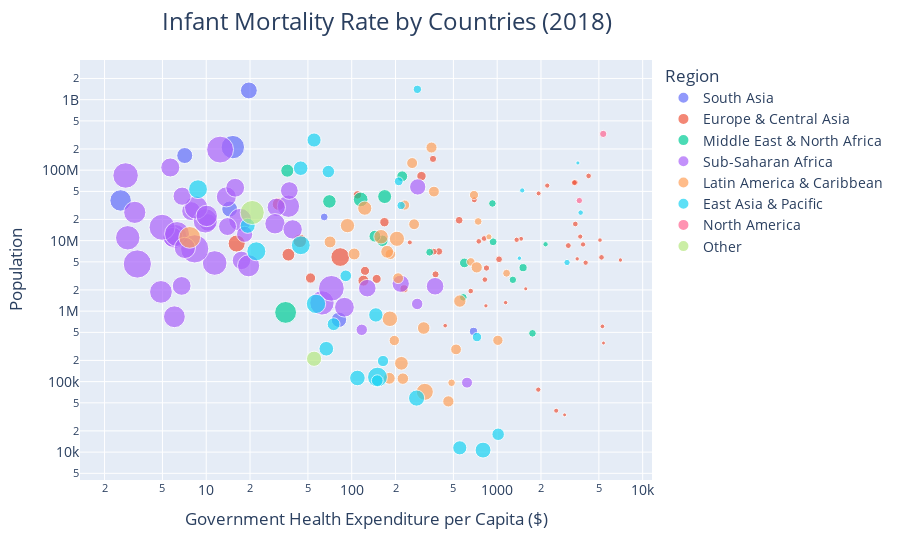

Source (notebook cell):
### Markdown cell above
### Effect of government health expenditure per capita and population on infant mortality
The infant mortality rate may serve as benchmarks of health wellness and welfare. There should be a correlation between how much the government spends on people's health and the mortality rate. Let's find out.

### Code cell
# Create and Merge all necessary columns 
df_mortality_countries = df_rearrange(df_data, 'Mortality rate, infant (per 1,000 live births)', countries)
df_mortality_countries.rename(columns={"value":"Mortality"}, inplace=True)

df_health_expenditure = df_rearrange(df_data, 'Domestic general government health expenditure per capita (current US$)', countries)
df_health_expenditure.rename(columns={"value":"Expenditure ($)"}, inplace=True)

df_population = df_rearrange(df_data, 'Population, total', countries)
df_population.rename(columns={"value":"Population"}, inplace=True)

df_merged = df_mortality_countries.merge(df_health_expenditure, on=['Year','Region'], how='left') \
        .merge(df_population, on=['Year','Region'], how='left')

# Only select year 2018
df_res = df_merged[df_merged["Year"] == "2018"]

# Drop any rows with NaN
df_res.dropna(inplace=True)

# Change region column into country column
df_res.rename(columns={"Region":"Country"}, inplace=True)

# Add region(continent) for each country
df_country_region = df_country[['Table Name','Region']]
df_country_region.rename(columns={'Table Name':'Country'}, inplace=True)
df_res = df_res.merge(df_country_region, on=['Country'],how='left')
df_res['Region'].fillna("Other", inplace=True)

# Convert into float values
df_res.loc[:,'Mortality'] = df_res['Mortality'].astype('float64')

# Plot
fig = px.scatter(df_res, x="Expenditure ($)", y="Population", size="Mortality", 
                 hover_name="Country", color="Region", log_x=True, log_y=True)

fig.update_layout(
    title="Infant Mortality Rate by Countries (2018)",
    title_x=0.43, 
    title_font_size=24,
    xaxis_title="Government Health Expenditure per Capita ($)",
    yaxis_title="Population",
    font=dict(
        size=14,
    )
)

fig.show()

### Figure 1 — Plotly figure (JSON) as saved in the notebook; plotly's stock layout.template omitted (floating-point values rounded to 4 significant figures)
{"data": [{"hovertemplate": "<b>%{hovertext}</b><br><br>Region=South Asia<br>Expenditure ($)=%{x}<br>Population=%{y}<br>Mortality=%{marker.size}<extra></extra>", "hovertext": ["Afghanistan", "Bangladesh", "Bhutan", "India", "Maldives", "Nepal", "Pakistan", "Sri Lanka"], "legendgroup": "South Asia", "marker": {"color": "#636efa", "size": [48, 26.7, 24.7, 29.7, 7, 26.5, 57.2, 6.4], "sizemode": "area", "sizeref": 0.2085, "symbol": "circle"}, "mode": "markers", "name": "South Asia", "orientation": "v", "showlegend": true, "type": "scatter", "x": [2.578, 7.116, 81.73, 19.63, 687.5, 14.49, 15.24, 64.71], "xaxis": "x", "y": [37171922, 161376713, 754396, 1352642283, 515704, 28095712, 212228288, 21670000], "yaxis": "y"}, {"hovertemplate": "<b>%{hovertext}</b><br><br>Region=Europe & Central Asia<br>Expenditure ($)=%{x}<br>Population=%{y}<br>Mortality=%{marker.size}<extra></extra>", "hovertext": ["Albania", "Andorra", "Armenia", "Austria", "Azerbaijan", "Belarus", "Belgium", "Bosnia and Herzegovina", "Bulgaria", "Croatia", "Cyprus", "Czech Republic", "Denmark", "Estonia", "Finland", "France", "Georgia", "Germany", "Greece", "Hungary", "Iceland", "Ireland", "Italy", "Kazakhstan", "Kyrgyz Republic", "Latvia", "Lithuania", "Luxembourg", "Moldova", "Monaco", "Montenegro", "Netherlands", "North Macedonia", "Norway", "Poland", "Portugal", "Romania", "Russian Federation", "San Marino", "Serbia", "Slovak Republic", "Slovenia", "Spain", "Sweden", "Switzerland", "Tajikistan", "Turkey", "Turkmenistan", "Ukraine", "United Kingdom", "Uzbekistan"], "legendgroup": "Europe & Central Asia", "marker": {"color": "#EF553B", "size": [8.5, 2.9, 11, 2.9, 19.3, 2.6, 2.8, 5.2, 5.9, 4.1, 1.9, 2.5, 3.3, 2, 2, 3.7, 8.7, 3.3, 3.5, 3.3, 1.6, 2.9, 2.8, 9.2, 17.1, 3.3, 3.3, 2.3, 12.6, 2.6, 2.2, 3.4, 6.8, 2, 3.8, 3, 6.2, 5.4, 1.6, 4.8, 4.8, 1.7, 2.6, 2.2, 3.6, 30.4, 9.2, 36.6, 7.4, 3.7, 16.5], "sizemode": "area", "sizeref": 0.2085, "symbol": "circle"}, "mode": "markers", "name": "Europe & Central Asia", "orientation": "v", "showlegend": true, "type": "scatter", "x": [148.4, 1917.0, 52.11, 3893.0, 43.97, 250.8, 3723.0, 376.9, 397.6, 843.9, 836.5, 1460.0, 5215.0, 1143.0, 3547.0, 3441.0, 123.4, 4251.0, 813.7, 747.5, 5380.0, 4056.0, 2209.0, 167.8, 36.72, 657.8, 822.8, 5288.0, 120.4, 2545.0, 439.0, 3445.0, 228.8, 7030.0, 695.7, 1361.0, 547.7, 362.1, 2907.0, 366.4, 1030.0, 1571.0, 1926.0, 5090.0, 3082.0, 16.18, 301.7, 83.39, 109.5, 3392.0, 31.4], "xaxis": "x", "y": [2866376, 77008, 2951741, 8840521, 9939771, 9438785, 11427054, 3323929, 7025037, 4087843, 1189262, 10629928, 5793636, 1321977, 5515525, 67101930, 3726549, 82905782, 10732882, 9775564, 352721, 4867316, 60421760, 18276452, 6322800, 1927174, 2801543, 607950, 2708214, 38682, 622227, 17231624, 2076217, 5311916, 37974750, 10283822, 19473970, 144477859, 33784, 6982604, 5446771, 2073894, 46797754, 10175214, 8514329, 9100847, 82340090, 5850902, 44622518, 66460344, 32956100], "yaxis": "y"}, {"hovertemplate": "<b>%{hovertext}</b><br><br>Region=Middle East & North Africa<br>Expenditure ($)=%{x}<br>Population=%{y}<br>Mortality=%{marker.size}<extra></extra>", "hovertext": ["Algeria", "Bahrain", "Djibouti", "Egypt, Arab Rep.", "Iran, Islamic Rep.", "Iraq", "Israel", "Jordan", "Kuwait", "Lebanon", "Malta", "Morocco", "Oman", "Qatar", "Saudi Arabia", "Tunisia", "United Arab Emirates"], "legendgroup": "Middle East & North Africa", "marker": {"color": "#00cc96", "size": [20.4, 6.1, 49.8, 17.9, 12.4, 22.5, 3, 13.8, 6.9, 6.4, 6.1, 19.1, 9.8, 5.8, 6, 14.6, 6.5], "sizemode": "area", "sizeref": 0.2085, "symbol": "circle"}, "mode": "markers", "name": "Middle East & North Africa", "orientation": "v", "showlegend": true, "type": "scatter", "x": [168.4, 584.9, 35.12, 36.07, 222.4, 115.2, 2151.0, 162.4, 1507.0, 343.4, 1748.0, 70.25, 594.5, 1282.0, 927.0, 144.3, 937.4], "xaxis": "x", "y": [42228415, 1569440, 958923, 98423602, 81800204, 38433604, 8882800, 9965322, 4137314, 6859408, 484630, 36029089, 4829476, 2781682, 33702757, 11565203, 9630966], "yaxis": "y"}, {"hovertemplate": "<b>%{hovertext}</b><br><br>Region=Sub-Saharan Africa<br>Expenditure ($)=%{x}<br>Population=%{y}<br>Mortality=%{marker.size}<extra></extra>", "hovertext": ["Angola", "Benin", "Botswana", "Burkina Faso", "Burundi", "Cabo Verde", "Cameroon", "Central African Republic", "Chad", "Comoros", "Congo, Dem. Rep.", "Congo, Rep.", "Equatorial Guinea", "Eswatini", "Ethiopia", "Gabon", "Gambia, The", "Ghana", "Guinea", "Guinea-Bissau", "Kenya", "Lesotho", "Liberia", "Madagascar", "Malawi", "Mali", "Mauritania", "Mauritius", "Mozambique", "Namibia", "Niger", "Nigeria", "Rwanda", "Senegal", "Seychelles", "Sierra Leone", "South Africa", "South Sudan", "Sudan", "Tanzania", "Togo", "Uganda", "Zambia", "Zimbabwe"], "legendgroup": "Sub-Saharan Africa", "marker": {"color": "#ab63fa", "size": [51.9, 60.4, 32.3, 55.3, 41.2, 13.6, 51.6, 83.4, 70.8, 49.7, 67.9, 35.7, 62.2, 40.7, 37.9, 32.2, 36.8, 35, 65.1, 54, 32.8, 69.1, 63.3, 37.5, 32.1, 61.8, 51.4, 13.7, 56.4, 31.2, 47.9, 75.7, 27.3, 33.6, 12.5, 83.4, 27.8, 62.4, 42, 37, 47, 34.6, 43.4, 39.3], "sizemode": "area", "sizeref": 0.2085, "symbol": "circle"}, "mode": "markers", "name": "Sub-Saharan Africa", "orientation": "v", "showlegend": true, "type": "scatter", "x": [36.74, 6.091, 374.2, 17.11, 5.904, 117.2, 3.227, 3.361, 4.971, 6.04, 2.791, 17.46, 62.44, 89.13, 5.661, 128.0, 6.778, 30.3, 6.299, 4.883, 37.24, 72.46, 11.43, 7.879, 10.25, 9.863, 19.55, 281.9, 8.524, 217.2, 10.08, 12.45, 18.35, 14.0, 620.4, 8.332, 284.3, 2.887, 13.75, 15.81, 7.13, 6.829, 29.7, 39.25], "xaxis": "x", "y": [30809787, 11485035, 2254067, 19751466, 11175379, 543764, 25216261, 4666375, 15477727, 832322, 84068092, 5244363, 1308966, 1136274, 109224410, 2119275, 2280092, 29767108, 12414292, 1874304, 51392570, 2108327, 4818976, 26262313, 18143215, 19077755, 4403312, 1265303, 29496009, 2448300, 22442831, 195874685, 12301969, 15854324, 96762, 7650149, 57792520, 10975924, 41801532, 56313444, 7889095, 42729032, 17351714, 14438812], "yaxis": "y"}, {"hovertemplate": "<b>%{hovertext}</b><br><br>Region=Latin America & Caribbean<br>Expenditure ($)=%{x}<br>Population=%{y}<br>Mortality=%{marker.size}<extra></extra>", "hovertext": ["Antigua and Barbuda", "Argentina", "Bahamas, The", "Barbados", "Belize", "Bolivia", "Brazil", "Chile", "Colombia", "Costa Rica", "Cuba", "Dominica", "Dominican Republic", "Ecuador", "El Salvador", "Grenada", "Guatemala", "Guyana", "Haiti", "Honduras", "Jamaica", "Mexico", "Nicaragua", "Panama", "Paraguay", "Peru", "St. Kitts and Nevis", "St. Lucia", "St. Vincent and the Grenadines", "Suriname", "Trinidad and Tobago", "Uruguay", "Venezuela, RB"], "legendgroup": "Latin America & Caribbean", "marker": {"color": "#FFA15A", "size": [6, 8.7, 11.1, 12.1, 11.2, 22, 12.8, 6.2, 12.2, 7.5, 3.9, 30.3, 24.1, 12.3, 11.8, 14.7, 21.4, 25.2, 49.4, 14.9, 12.3, 12.6, 14.9, 13.2, 17.2, 10.7, 13.2, 19.7, 13.8, 16.6, 16.1, 6.5, 21], "sizemode": "area", "sizeref": 0.2085, "symbol": "circle"}, "mode": "markers", "name": "Latin America & Caribbean", "orientation": "v", "showlegend": true, "type": "scatter", "x": [485.8, 692.6, 1011.0, 521.4, 196.2, 159.1, 353.5, 740.0, 367.5, 658.5, 877.4, 318.1, 204.5, 268.4, 184.2, 181.3, 93.49, 182.9, 7.697, 70.96, 208.4, 260.2, 103.9, 723.2, 175.2, 231.1, 461.7, 219.6, 224.7, 312.6, 553.7, 1160.0, 122.9], "xaxis": "x", "y": [96282, 44494502, 385635, 286640, 383071, 11353140, 209469320, 18729166, 49661056, 4999443, 11338146, 71626, 10627147, 17084359, 6420740, 111449, 16346950, 779007, 11123183, 9587523, 2934853, 126190782, 6465502, 4176868, 6956069, 31989265, 52438, 181890, 110210, 575987, 1389841, 3449290, 28887117], "yaxis": "y"}, {"hovertemplate": "<b>%{hovertext}</b><br><br>Region=East Asia & Pacific<br>Expenditure ($)=%{x}<br>Population=%{y}<br>Mortality=%{marker.size}<extra></extra>", "hovertext": ["Australia", "Brunei Darussalam", "Cambodia", "China", "Fiji", "Indonesia", "Japan", "Kiribati", "Korea, Rep.", "Lao PDR", "Malaysia", "Marshall Islands", "Micronesia, Fed. Sts.", "Mongolia", "Myanmar", "Nauru", "New Zealand", "Palau", "Papua New Guinea", "Philippines", "Samoa", "Singapore", "Solomon Islands", "Thailand", "Timor-Leste", "Tonga", "Tuvalu", "Vanuatu", "Vietnam"], "legendgroup": "East Asia & Pacific", "marker": {"color": "#19d3f3", "size": [3.1, 9.4, 23.7, 7.3, 21.6, 20.9, 1.8, 41.3, 2.8, 37.6, 7.2, 27.2, 25.4, 14.2, 37, 26.4, 4.1, 16.3, 36.9, 22.2, 13.3, 2.1, 17.3, 8.1, 39.2, 14.4, 20.9, 22.4, 16.3], "sizemode": "area", "sizeref": 0.2085, "symbol": "circle"}, "mode": "markers", "name": "East Asia & Pacific", "orientation": "v", "showlegend": true, "type": "scatter", "x": [3747.0, 726.1, 19.26, 282.7, 146.6, 55.09, 3588.0, 150.4, 1486.0, 22.1, 218.7, 279.3, 109.5, 91.01, 8.78, 799.3, 3021.0, 1015.0, 44.67, 44.58, 164.1, 1422.0, 75.07, 210.4, 56.82, 149.8, 553.1, 66.89, 69.11], "xaxis": "x", "y": [24982688, 428960, 16249795, 1402760000, 883490, 267670549, 126529100, 115842, 51606633, 7061498, 31528033, 58412, 112640, 3170214, 53708318, 10678, 4900600, 17911, 8606324, 106651394, 196128, 5638676, 652856, 69428454, 1267975, 103199, 11505, 292675, 95545959], "yaxis": "y"}, {"hovertemplate": "<b>%{hovertext}</b><br><br>Region=North America<br>Expenditure ($)=%{x}<br>Population=%{y}<br>Mortality=%{marker.size}<extra></extra>", "hovertext": ["Canada", "United States"], "legendgroup": "North America", "marker": {"color": "#FF6692", "size": [4.3, 5.6], "sizemode": "area", "sizeref": 0.2085, "symbol": "circle"}, "mode": "markers", "name": "North America", "orientation": "v", "showlegend": true, "type": "scatter", "x": [3671.0, 5356.0], "xaxis": "x", "y": [37065178, 326838199], "yaxis": "y"}, {"hovertemplate": "<b>%{hovertext}</b><br><br>Region=Other<br>Expenditure ($)=%{x}<br>Population=%{y}<br>Mortality=%{marker.size}<extra></extra>", "hovertext": ["Cote d'Ivoire", "Sao Tome and Principe"], "legendgroup": "Other", "marker": {"color": "#B6E880", "size": [60.6, 24.2], "sizemode": "area", "sizeref": 0.2085, "symbol": "circle"}, "mode": "markers", "name": "Other", "orientation": "v", "showlegend": true, "type": "scatter", "x": [20.71, 55.13], "xaxis": "x", "y": [25069226, 211032], "yaxis": "y"}], "layout": {"font": {"size": 14}, "legend": {"itemsizing": "constant", "title": {"text": "Region"}, "tracegroupgap": 0}, "margin": {"t": 60}, "title": {"font": {"size": 24}, "text": "Infant Mortality Rate by Countries (2018)", "x": 0.43}, "xaxis": {"anchor": "y", "domain": [0, 1], "title": {"text": "Government Health Expenditure per Capita ($)"}, "type": "log"}, "yaxis": {"anchor": "x", "domain": [0, 1], "title": {"text": "Population"}, "type": "log"}}}
